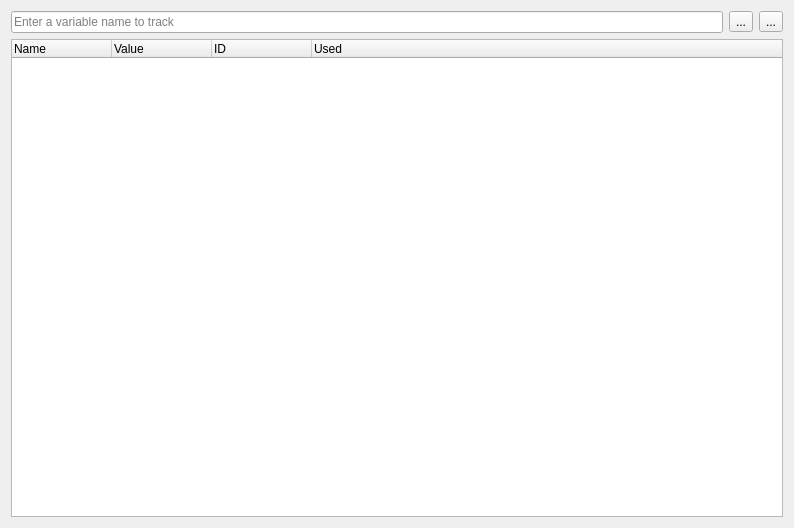
<?xml version="1.0" encoding="UTF-8"?>
<ui version="4.0">
 <class>SeerVariableTrackerBrowserWidgetForm</class>
 <widget class="QWidget" name="SeerVariableTrackerBrowserWidgetForm">
  <property name="geometry">
   <rect>
    <x>0</x>
    <y>0</y>
    <width>794</width>
    <height>528</height>
   </rect>
  </property>
  <property name="windowTitle">
   <string>Form</string>
  </property>
  <layout class="QGridLayout" name="gridLayout">
   <item row="0" column="0">
    <layout class="QHBoxLayout" name="horizontalLayout">
     <item>
      <widget class="QHistoryLineEdit" name="variableAddLineEdit">
       <property name="toolTip">
        <string>Add a variable to track.</string>
       </property>
       <property name="placeholderText">
        <string>Enter a variable name to track</string>
       </property>
       <property name="clearButtonEnabled">
        <bool>true</bool>
       </property>
      </widget>
     </item>
     <item>
      <widget class="QToolButton" name="variableDeleteToolButton">
       <property name="toolTip">
        <string>Delete selected variables.</string>
       </property>
       <property name="text">
        <string>...</string>
       </property>
       <property name="icon">
        <iconset resource="resource.qrc">
         <normaloff>:/seer/resources/RelaxLightIcons/list-remove.svg</normaloff>:/seer/resources/RelaxLightIcons/list-remove.svg</iconset>
       </property>
      </widget>
     </item>
     <item>
      <widget class="QToolButton" name="variableDeleteAllToolButton">
       <property name="toolTip">
        <string>Delete all variables.</string>
       </property>
       <property name="text">
        <string>...</string>
       </property>
       <property name="icon">
        <iconset resource="resource.qrc">
         <normaloff>:/seer/resources/RelaxLightIcons/edit-delete.svg</normaloff>:/seer/resources/RelaxLightIcons/edit-delete.svg</iconset>
       </property>
      </widget>
     </item>
    </layout>
   </item>
   <item row="1" column="0">
    <widget class="QTreeWidget" name="variablesTreeWidget">
     <property name="columnCount">
      <number>4</number>
     </property>
     <column>
      <property name="text">
       <string>Name</string>
      </property>
     </column>
     <column>
      <property name="text">
       <string>Value</string>
      </property>
     </column>
     <column>
      <property name="text">
       <string>ID</string>
      </property>
     </column>
     <column>
      <property name="text">
       <string>Used</string>
      </property>
     </column>
    </widget>
   </item>
  </layout>
 </widget>
 <customwidgets>
  <customwidget>
   <class>QHistoryLineEdit</class>
   <extends>QLineEdit</extends>
   <header location="global">QHistoryLineEdit.h</header>
  </customwidget>
 </customwidgets>
 <resources>
  <include location="resource.qrc"/>
 </resources>
 <connections/>
</ui>
